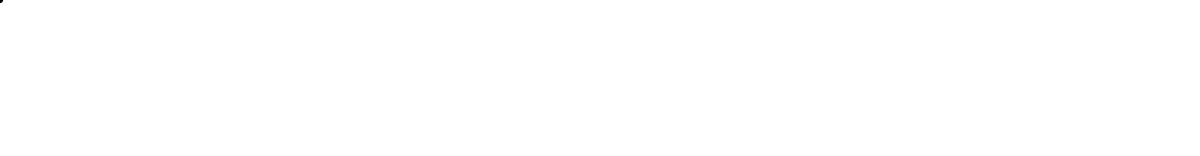
Frame 1 (no input)
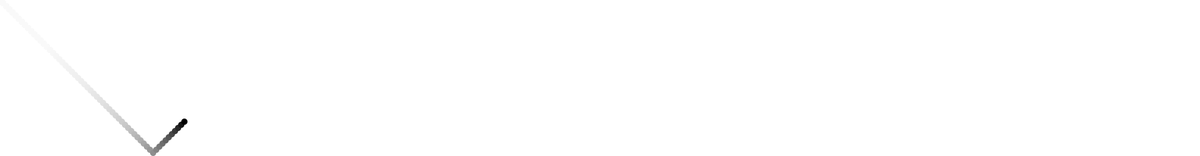
Frame 60 (the mouse pressed at the canvas centre just before this capture)
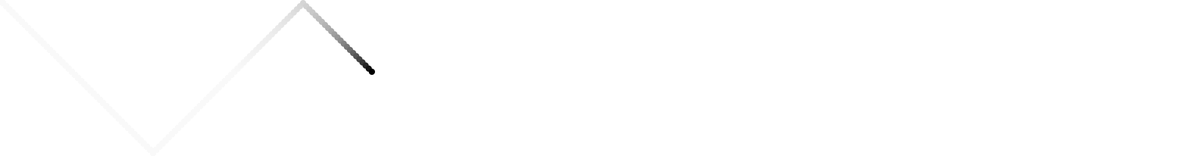
Frame 120 (the mouse held since frame 60 and released just before this capture)

The Processing sketch that drew these frames (run headless with seeded random() and noise(); from frame 60 on, the mouse is pressed at the canvas centre):

// Processing sketch: sketch_180917b
// ── sketch_180917b.pde
// Set some initial variables

float x = 0;
float xSpeed = 5;

float y = 0;
float ySpeed = 5;

float ballSize = 10;

void setup() {
  size(1920, 250);
  background(255);
  noStroke();
  fill(0);
}

void draw() {
  // This creates a trail effect by drawing a semi-transparent rectangle over the scene, instead of setting the background on each frame.

  fill(255, 20);
  rect(0, 0, width, height);
  
  
  // Set our fill for our ball.
  fill(0);
  
  // Draw the ball
  ellipse(x, y, ballSize, ballSize);
  
  // If the ball is going to go off screen in any direction, change the speed. Check these statements carefully and make sure you understand them!

  if (x >= width - ballSize / 2) {
    xSpeed = -5;
  }
  
  if (x <= 0 + ballSize / 2) {
    xSpeed = 5;
  }
  
  if (y >= height - ballSize / 2) {
    ySpeed = -5;
  }
  
  if (y <= 0 + ballSize / 2) {
    ySpeed = 5;
  }
  

  // Add the speed to the coordinate
  x += xSpeed;
  y += ySpeed;
}
